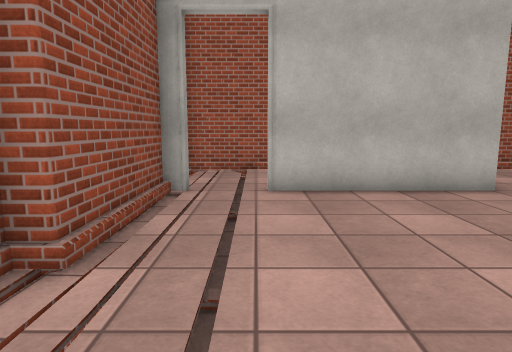
View 1 (above)

12 first-person views from a walk through a scene from a Unity 3-D project. The camera is 1.3 m above the floor, tilts 8° down and sees 75° across. The floor is counted in squares, 1 m on a side. Each view is taken from the middle of a square. On the plan, view 1 faces up. The plan holds only what a view shows up to about 14 squares ahead; the rest is blank. The place goes on beyond the plan. The player character is not drawn. Surface patterns are stand-ins for the level's own textures.

View 2
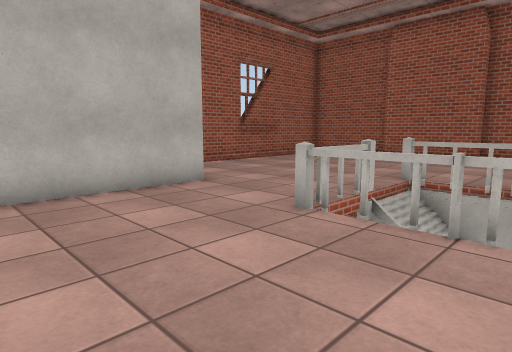

View 3
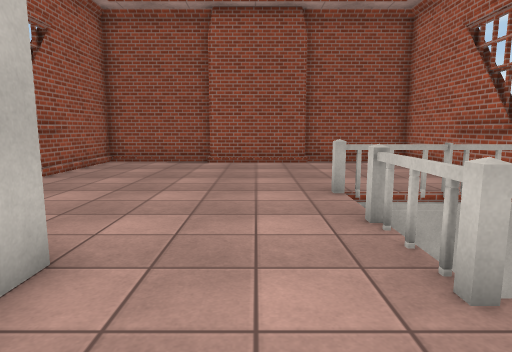

View 4
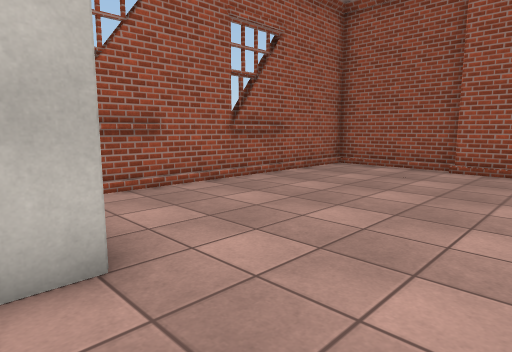

View 5
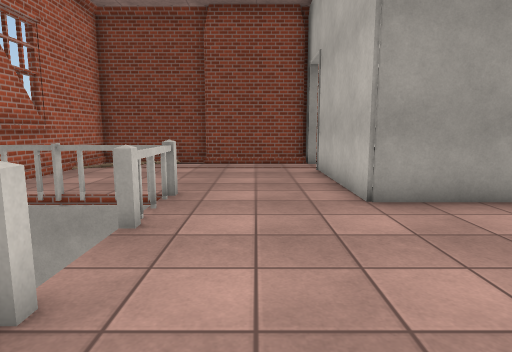

View 6
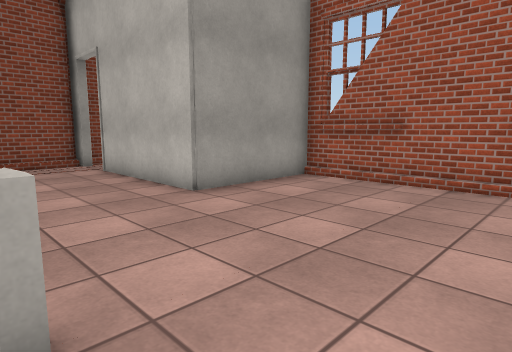

View 7
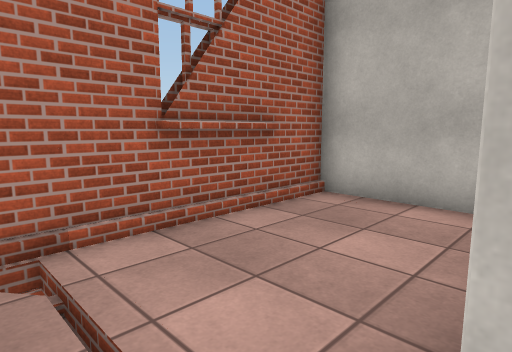

View 8
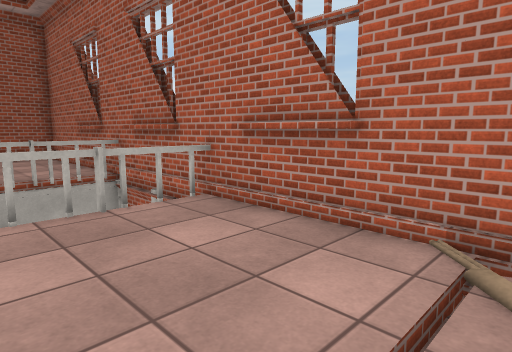

View 9
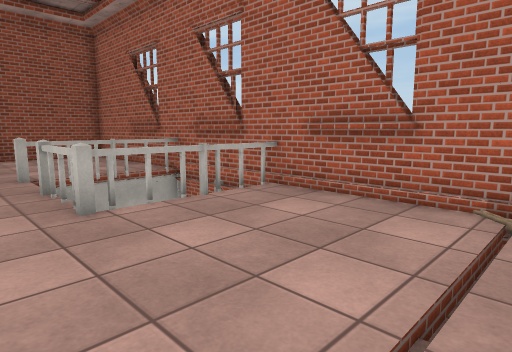

View 10
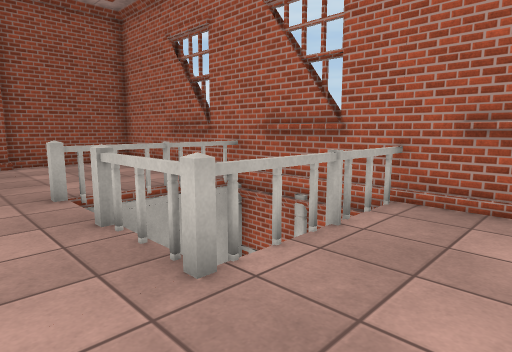

View 11
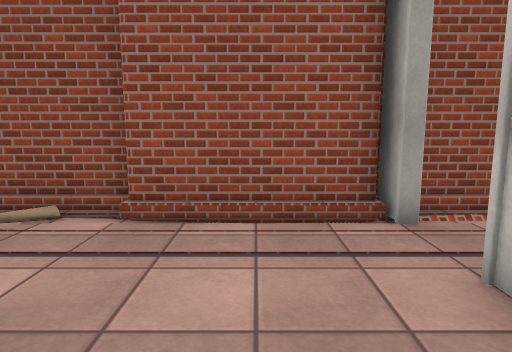

View 12
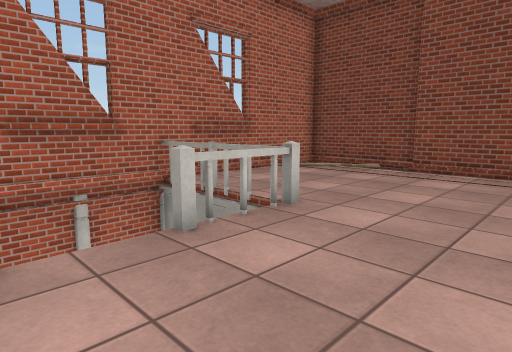

### Floor plan
Key: @ floor where view 1 was taken; # wall or solid block; . floor; / step, stairs or slope; v drop or lower ground; T thing the floor can be seen under or through; O other object.
Columns run from 3 left of view 1 to 16 right of it. Each row starts with its distance up from view 1.
 11  v##################
 10  v/.....#..........#
  9  v/.....#..........#
  8 #./.....#..........#
  7 ##/O####O..........#
  6  #/...............##
  5  #/...............#
  4  #/...............#
  3 ##/....O//O/O.....##
  2 #//....O/ //T......#
  1 #./....#/   T......#
  0  v/@...#    T......#
 -1  v##################
 -2     ##

Where each view was taken, in squares from view 1:
view 1: 0 up, 0 right, facing up
view 2: 0 up, 0 right, facing up-right
view 3: 5 up, 2 right, facing right
view 4: 4 up, 4 right, facing up-right
view 5: 5 up, 11 right, facing left
view 6: 3 up, 11 right, facing up-left
view 7: 7 up, 1 left, facing up-right
view 8: 3 up, 1 left, facing down-right
view 9: 5 up, 1 left, facing down-right
view 10: 5 up, 2 right, facing down-right
view 11: 5 up, 3 right, facing left
view 12: 7 up, 9 right, facing down-left
